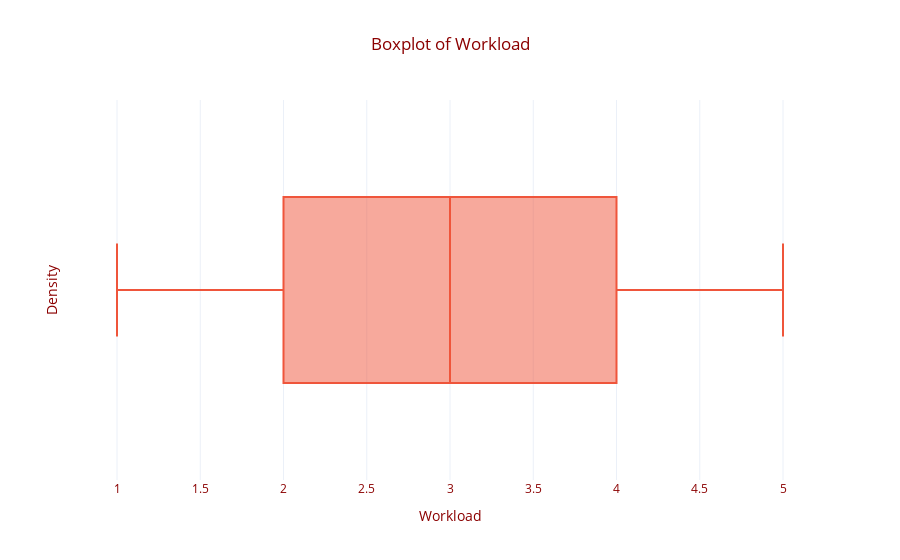

The notebook cell saved with this chart:
### Markdown cell above
**Are there any outliers in Workload?**

### Code cell
# Create an interactive boxplot with Plotly
fig = px.box(df, 
             x='Workload', 
             title='Boxplot of Workload',
             color_discrete_sequence=['#EF553B'])  # Red color theme

# Update layout for better presentation
fig.update_layout(
    xaxis_title='Workload',
    yaxis_title='Density',
    template='plotly_white',
    title_x=0.5,  # Center title
    font=dict(color='darkred'),
)

### Figure 1 — Plotly figure (JSON) as saved in the notebook; plotly's stock layout.template omitted (floating-point values rounded to 4 significant figures; data arrays with more than 128 entries replaced by an {"elided": "..."} marker saying what was removed)
{"data": [{"alignmentgroup": "True", "hovertemplate": "Workload=%{x}<extra></extra>", "legendgroup": "", "marker": {"color": "#EF553B"}, "name": "", "notched": false, "offsetgroup": "", "orientation": "h", "showlegend": false, "type": "box", "x": {"elided": "2768 int values"}, "x0": " ", "xaxis": "x", "y0": " ", "yaxis": "y"}], "layout": {"boxmode": "group", "font": {"color": "darkred"}, "legend": {"tracegroupgap": 0}, "title": {"text": "Boxplot of Workload", "x": 0.5}, "xaxis": {"anchor": "y", "domain": [0, 1], "title": {"text": "Workload"}}, "yaxis": {"anchor": "x", "domain": [0, 1], "title": {"text": "Density"}}}}
